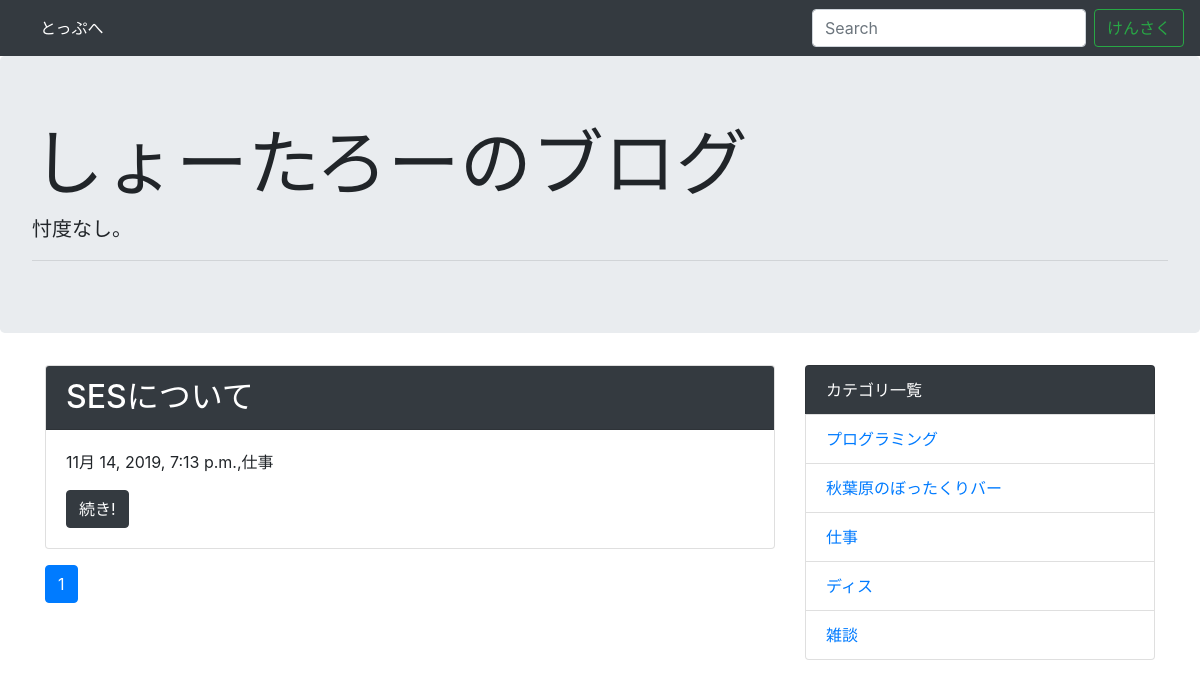
Screenshot of /category/3/ with the database file from the repository.
### blog/models.py (models this page shows, shortened)
class Post(models.Model):
    title = models.CharField('タイトル',max_length=255)
    text = models.TextField('本文')
    created_at = models.DateTimeField('作成日',default=timezone.now)
    category = models.ForeignKey(Category, verbose_name='カテゴリ',on_delete=models.PROTECT)

class Category(models.Model):
    name = models.CharField('カテゴリ名',max_length=255)
    created_at = models.DateTimeField('作成日',default=timezone.now)
    def __str__(self):
        return self.name

### blog/views.py (the view)
# urls.py: path('category/<int:pk>/',views.CategoryView.as_view(), name='category'),
class CategoryView(generic.ListView):
    model = Post
    paginate_by = 10
    def get_queryset(self):
        category = get_object_or_404(Category, pk = self.kwargs['pk'])
        queryset =  Post.objects.order_by('-created_at').filter(category=category)
        return queryset

### blog/context_processors.py (called while the page is built)
def common(request):
    context = {
        'category_list': Category.objects.all(),
    }
    return context

### blog/templatetags/mytag.py (called while the page is built)
@register.simple_tag
def url_replace(request, field, value):
    url_dict = request.GET.copy()
    url_dict[field] = value
    return url_dict.urlencode()

### blog/templates/blog/post_list.html
{% extends 'blog/base.html' %}
{% block content %}
{% for post in post_list %}
<div class="card mb-3">
  <h2 class="card-header bg-dark text-white">{{post.title}}</h2>
  <div class="card-body">
    <p>{{post.created_at}},{{post.category}}</p>
    <a href="{% url 'blog:detail' post.pk %}" class="btn btn-dark">続き!</a>
  </div>
</div>
{% endfor %}
{% include "blog/page.html" %}
{% endblock %}

### blog/templates/blog/base.html (shortened to what this page needs)
<!doctype html>
<html lang="ja">
  <head>
    <link rel="stylesheet" href="https://maxcdn.bootstrapcdn.com/bootstrap/4.0.0-beta.2/css/bootstrap.min.css">
  </head>
  <body>
    <nav class="navbar navbar-expand-lg navbar-dark bg-dark">
    <div class="collapse navbar-collapse" id="navbarSupportedContent">
      <ul class="navbar-nav mr-auto">
        <li class="nav-item active">
          <a class="nav-link" href="{% url 'blog:index' %}">とっぷへ</a>
        </li>
      </ul>
      <form class="form-inline my-2 my-lg-0" method="GET" action="{% url 'blog:index' %}">
        <input class="form-control mr-sm-2" type="text" placeholder="Search" aria-label="Search" name="keyword">
        <button class="btn btn-outline-success my-2 my-sm-0" type="submit">けんさく</button>
      </form>
    </div>
  </nav>
  <div class="jumbotron">
    <h1 class="display-3">しょーたろーのブログ</h1>
      <p class="lead">忖度なし。</p>
      <hr class="my-2">
  </div>
    <div class="container">
      <div class="row">
        <div class="col-md-8">
          {% block content %}
          {% endblock %}
        </div>
        <div class="col-md-4">
          <ul class="list-group">
            <li class="list-group-item bg-dark text-white">カテゴリ一覧</li>
            {% for category in category_list %}
              <li class="list-group-item"><a href="{% url 'blog:category' category.pk %}">{{category}}</a></li>
            {% endfor %}
          </ul>
        </div>
      </div>
    </div>
  </body>
</html>

### rows the page displays
Post: title "SESについて", created_at "11月 14, 2019, 7:13 p.m.", category "仕事"
Category: name "プログラミング"
Category: name "秋葉原のぼったくりバー"
Category: name "仕事"
Category: name "ディス"
Category: name "雑談"

### other values shown
{{ link_page }} "1"
